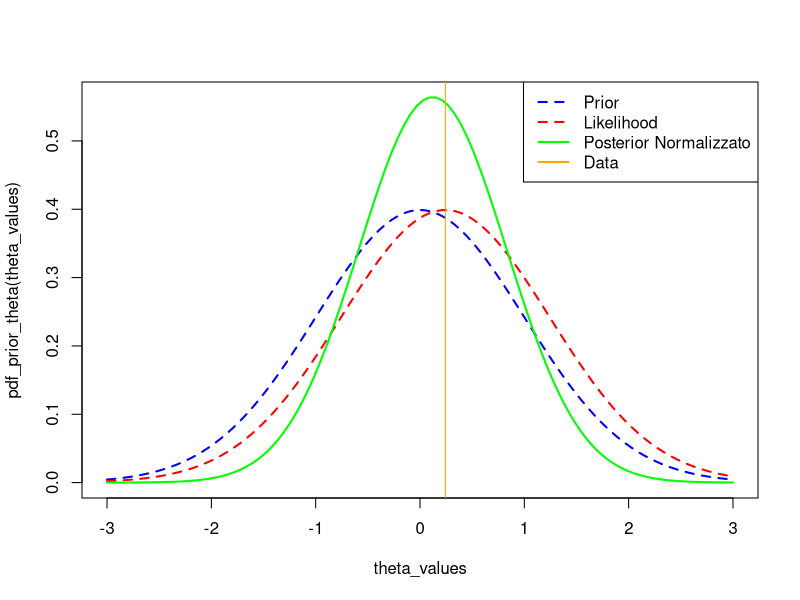

The R source for this figure:
# Definisci la funzione della pdf della distribuzione normale
pdf_normale <- function(x, mean, sd) {
  exp(-0.5 * ((x - mean) / sd)^2) / (sd * sqrt(2 * pi))
}

# Genera un valore per Theta dalla distribuzione N(0,1) - (sconosciuto)
Theta <- rnorm(1, mean = 0, sd = 1)

# Genera un valore per W dalla distribuzione N(0,1) - (sconosciuto) 
W <- rnorm(1, mean = 0, sd = 1)

# Calcola il dato X = Theta + W
X <- Theta + W

# Simula l'inferenza bayesiana
# Definisci la pdf per Theta (distribuzione normale)
pdf_prior_theta <- function(theta) {
  pdf_normale(theta, mean = 0, sd = 1)
}

# Calcola la likelihood
pdf_likelihood <- function(theta, x) {
  pdf_normale(x - theta, mean = 0, sd = 1)
}

# Calcola il posterior non normalizzato
pdf_posterior_non_normalizzato <- function(theta, x) {
  pdf_prior_theta(theta) * pdf_likelihood(theta, x)
}

# Calcola la costante di normalizzazione
normalization_constant <- integrate(function(t) pdf_posterior_non_normalizzato(t, X), -Inf, Inf)$value

# Definisci il posterior normalizzato
pdf_posterior_normalizzato <- function(theta, x) {
  pdf_posterior_non_normalizzato(theta, x) / normalization_constant
}

# Esegui l'inferenza bayesiana per ottenere la pdf del posterior normalizzato
theta_values <- seq(-3, 3, length.out = 100)
posterior_values_normalizzato <- pdf_posterior_normalizzato(theta_values, X)

# Plotta la pdf del prior, la pdf della likelihood e la pdf del posterior normalizzato
plot(theta_values, pdf_prior_theta(theta_values), type = "l", col = "blue", lty = 2, lwd = 2, ylim = c(0, max(pdf_prior_theta(theta_values), pdf_likelihood(theta_values, X), posterior_values_normalizzato)))
lines(theta_values, pdf_likelihood(theta_values, X), col = "red", lty = 2, lwd = 2)
lines(theta_values, posterior_values_normalizzato, col = "green", lty = 1, lwd = 2)
abline(v = X, col = "orange")
legend("topright", legend = c("Prior", "Likelihood", "Posterior Normalizzato", "Data"), col = c("blue", "red", "green", "orange"), lty = c(2, 2, 1, 1), lwd = 2)
